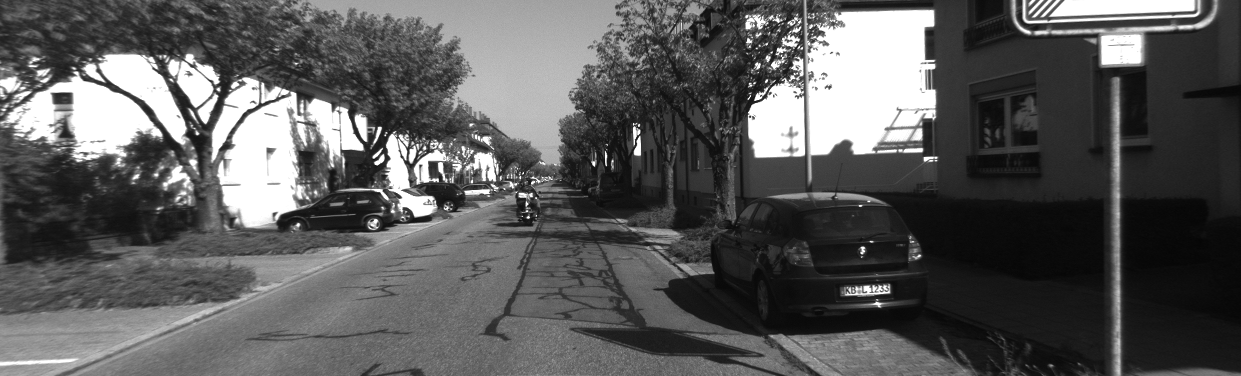
#> input picture exercise5/data/right/000000.png, 1241 x 376 px, found by its file name
$ python runner.py
#> lines starting #> are read from the running program, lines starting #| are printed output that depends on the picture
### tools/utils/image.py
from operator import matmul
from matplotlib import image
import numpy as np
import cv2 # OpenCV
import math
from matplotlib import pyplot as plt
import os

from ..utils.process_text_file import ProcessTextFile

class Image:
    def __init__(self):
        self.gs = []

    def load_image(self, image_fname, display=False):
#> called with image_fname = 'exercise5/data/left/000000.png', display = False
        color_image = cv2.imread(image_fname)
#> color_image is the input picture: shape (376, 1241, 3); min 5, max 255, mean 90.3
        self.gs = cv2.cvtColor(color_image, cv2.COLOR_BGR2GRAY)

        if display:
            Image.imshow(self.gs)

        return

    def imresize(self, scale):

#> called with scale = 0.5
        self.gs = cv2.resize(self.gs, dsize=(int(scale * self.gs.shape[1]), int(scale * self.gs.shape[0])), interpolation=cv2.INTER_CUBIC)
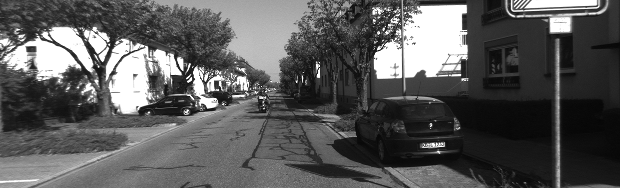
#> self.gs: shape (188, 620); min 5, max 255, mean 90.3

        return

    # [35 lines left out: functions display_image, imagesc, normalize, imshow, meshgrid, not called in this run]

### tools/algo/stereo.py
import numpy as np
import cv2
import math
from matplotlib import pyplot as plt
from scipy.spatial.distance import cdist
from parfor import parfor

from tools.utils.image import Image

class Stereo:
    def __init__(self, params, K, baseline):
        self.patch_radius = params['patch_radius']
        self.min_disp = params['min_disp']
        self.max_disp = params['max_disp']
        self.xlims = params['xlims']
        self.ylims = params['ylims']
        self.zlims = params['zlims']
        self.K = K
        self.baseline = baseline

    def get_disparity(self, left_img, right_img, debug_ssds=False, reject_outliers=True, refine_estimate=True):
        """
        left_img and right_img are both H x W and this method returns an H x W matrix containing the disparity, d, for each pixel of left_img.
        disp_img is set to 0 fir pixels where the SSD and/or d is not defined, and for d, estimates are rejected in Part 2. patch_radius specifies the SSD patch and each valid d should satisfy min_disp <= d <= max_disp
        """
#> called with debug_ssds = False, reject_outliers = True, refine_estimate = True

        r = self.patch_radius
        patch_size = 2 * r + 1

        disp_img = np.zeros(left_img.shape)
        rows, cols = left_img.shape[0], left_img.shape[1]
#> rows = 188; cols = 620

        def dummy(*args):

            # [57 lines left out: function fun, not called in this run]

            return fun

        disp_img_cols = dummy(range(r, rows-r))

        for i in range(r, rows-r):
            disp_img[i,self.max_disp+r:cols-r] = disp_img_cols[i-r]

        return disp_img

    # [43 lines left out: function disparity_to_point_cloud, not called in this run]

### tools/utils/process_text_file.py
import numpy as np

class ProcessTextFile:
    def __init__(self):
        self.fname_ = ""
        self.file_contents_ = []

    def read_file(self, fname, delimiter=None):
        self.fname_ = fname
        self.file_contents_ = np.loadtxt(self.fname_, dtype=np.double, comments='#', delimiter=delimiter)

        return self.file_contents_.copy()

    def write_file(self):

        return

    def close(self):

        return

    def read(self):

        return

### exercise5/runner.py
# Runner script for exercise 5 (Multiple-view Geometry, Lecture 7)

from cv2 import data
import matplotlib
from matplotlib import pyplot as plt
import numpy as np
import argparse as ap
import pathlib
import cv2
import os
import sys
import time

sys.path.append(".")

from tools.utils.image import Image
from tools.utils.process_text_file import ProcessTextFile
from tools.algo.stereo import Stereo

def main():

    imgs_path = str(pathlib.Path(__file__).parent.absolute()) + "/data"

    left_img = Image()
    left_img.load_image(imgs_path + '/left/000000.png')
    left_img.imresize(0.5)

    right_img = Image()
    right_img.load_image(imgs_path + '/right/000000.png')
    right_img.imresize(0.5)

    file = ProcessTextFile()
    K = file.read_file(imgs_path + '/K.txt')
    K[:2, :] /= 2

    poses = file.read_file(imgs_path + '/poses.txt')

    # Given by the KITTI dataset
    baseline = 0.54

    # Algorithm parameters
    params = dict(\
        {'patch_radius' : 5,
        'min_disp' : 5,
        'max_disp' : 50,
        'xlims' : [7, 20],
        'ylims' : [-6, 10],
        'zlims' : [-5, 5]
        })

    # Parts 1, 2, and 4: Disparity on one image pair
    stereo = Stereo(params, K, baseline)

    tic = time.time()
    disp_img = stereo.get_disparity(left_img.gs, right_img.gs)
    toc = time.time() - tic
    print("time elapsed: {}".format(toc))

    fig = plt.gcf()
    Image.imagesc(disp_img)
    fig.gca().axis('equal')
    plt.xticks([])
    plt.yticks([])
    plt.show(block=False)
    plt.pause(1)
    plt.close()

    # Disparity movie - Warning! Probably takes a long time to run on your machine
    fig = plt.gcf()
    for i in range(100):
        left_img = Image()
        left_img.load_image(imgs_path + ('/left/%06d.png' % i))
        left_img.imresize(0.5)

        right_img = Image()
        right_img.load_image(imgs_path + ('/right/%06d.png' % i))
        right_img.imresize(0.5)

        Image.imagesc(stereo.get_disparity(left_img.gs, right_img.gs))

        plt.xticks([])
        plt.yticks([])
        plt.show(block=False)
        plt.pause(1)
        plt.clf()

    # Part 3: Create point cloud for first pair
    p_C_points, intensities = stereo.disparity_to_point_cloud(disp_img, left_img.gs)

    # From camera frame to world frame:
    p_F_points = np.matmul(np.linalg.inv(np.array([[0., -1., 0.], [0., 0., -1], [1., 0., 0.]])), p_C_points[0::10, :].transpose()).transpose()

    fig = plt.gcf()
    ax = fig.add_subplot(111, projection='3d')
    ax.scatter(p_F_points[:,0], p_F_points[:,1], p_F_points[:,2], s=0.5)
    ax.set_xlabel('X')
    ax.set_ylabel('Y')
    ax.set_zlabel('Z')
    ax.set_xlim([0, 30])
    ax.set_ylim(params['ylims'])
    ax.set_zlim(params['zlims'])
    plt.show(block=False)
    plt.pause(1)
    plt.clf()

if __name__ == '__main__':

    main()
#> (the call stopped at in get_disparity, `disp_img_cols = dummy(range(r, rows-r))`: parfor is not available in this run)

$ run again, with exercise5/data/right/000002.png copied over exercise5/data/right/000000.png
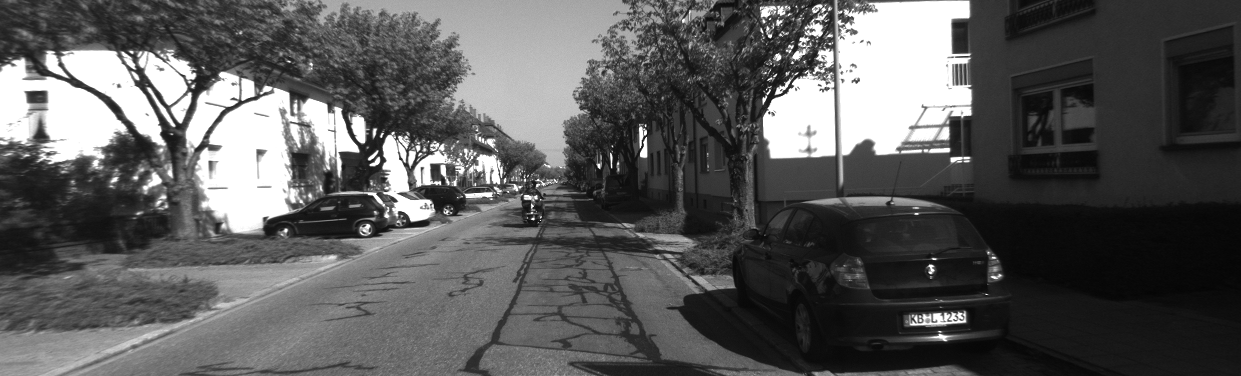
#> input picture exercise5/data/right/000002.png, 1241 x 376 px, found by its file name
#> in load_image, color_image is the input picture: shape (376, 1241, 3); min 4, max 255, mean 89.8
#> in imresize, `self.gs = cv2.resize(self.gs, dsize=(int(scale * self.gs.shape[1]), in..`:
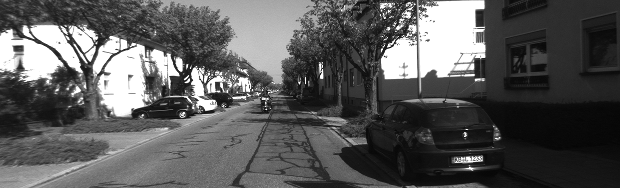
#> self.gs: shape (188, 620); min 1, max 255, mean 89.8

$ run again, with exercise5/data/right/000004.png copied over exercise5/data/right/000000.png
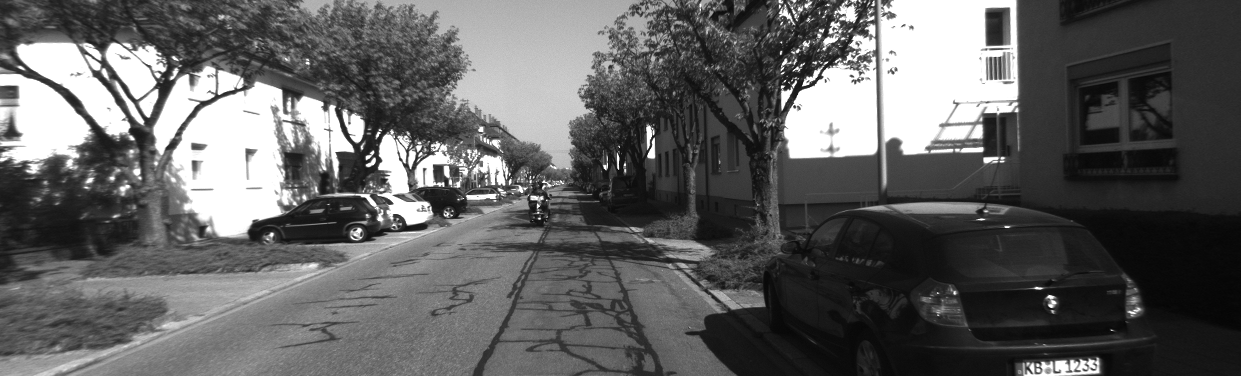
#> input picture exercise5/data/right/000004.png, 1241 x 376 px, found by its file name
#> in load_image, color_image is the input picture: shape (376, 1241, 3); min 2, max 255, mean 96.3
#> in imresize, `self.gs = cv2.resize(self.gs, dsize=(int(scale * self.gs.shape[1]), in..`:
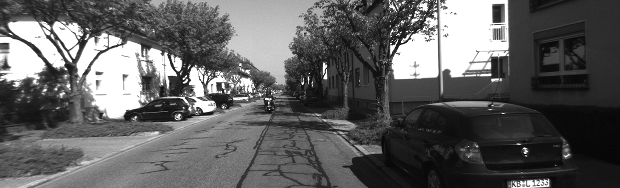
#> self.gs: shape (188, 620); min 1, max 255, mean 96.3
